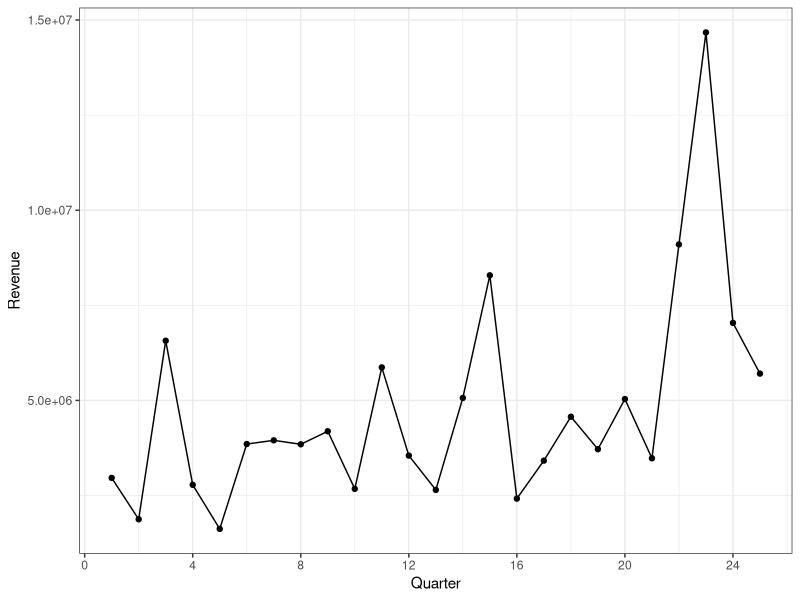
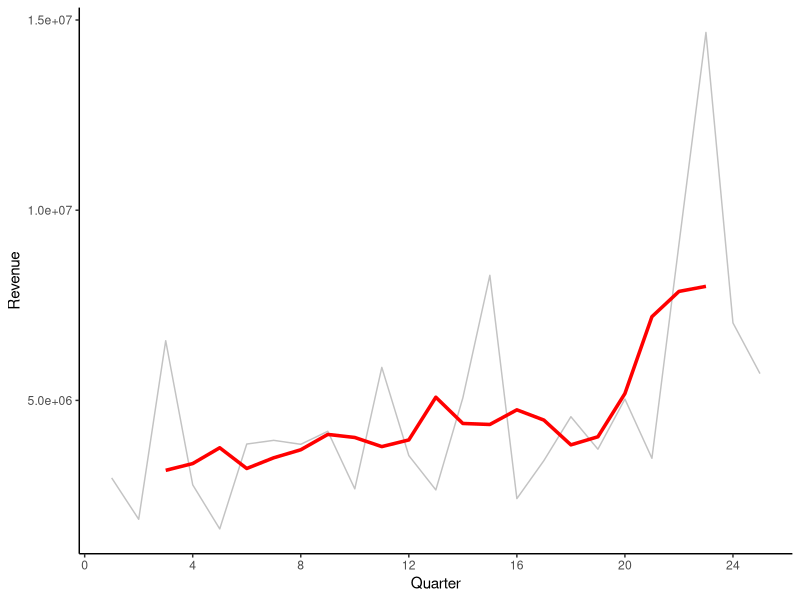
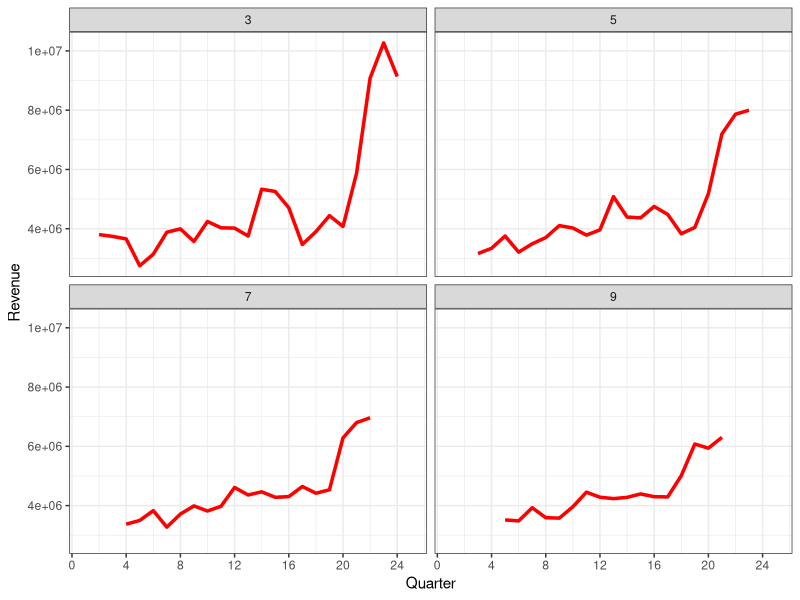
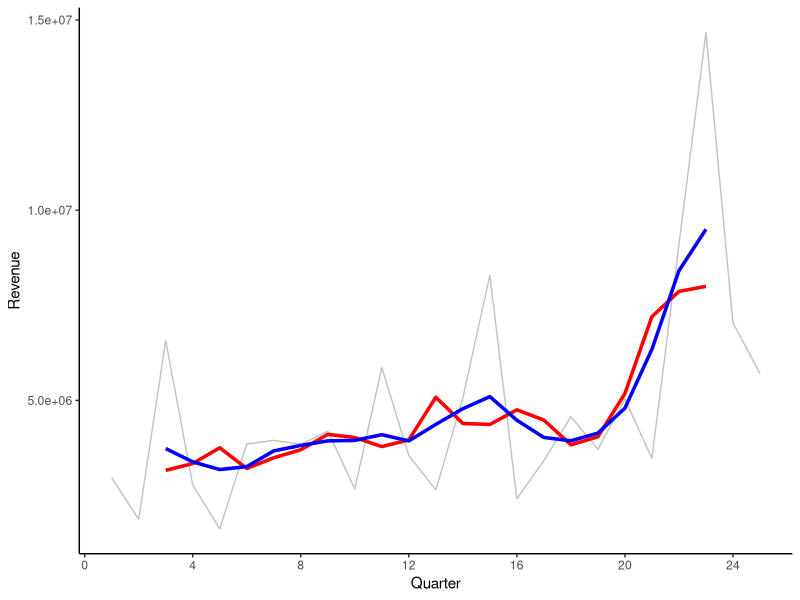
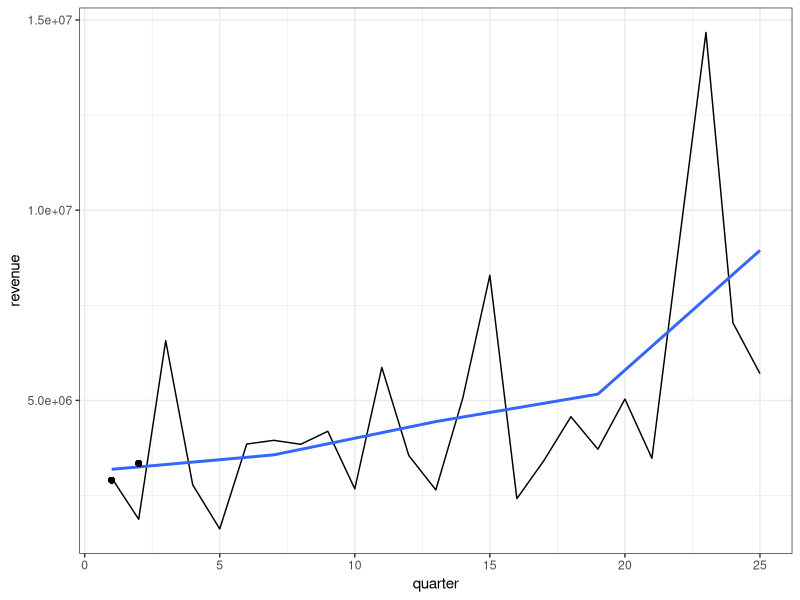

The R source for these figures, in order:
## ---- chunk 1
library(broom)
library(dplyr)
library(ggplot2)
library(knitr)
library(kableExtra)
library(readr)
library(sm)
## ---- chunk 2
# Import data
duff = read_csv("data/duff.csv")
duff
## ---- chunk 3
ggplot(data = duff, aes(x = quarter, y = revenue)) +
  geom_point() +
  geom_line() +
  theme_bw() +
  scale_x_continuous(name = "Quarter", breaks = seq(from = 0, to = 28, by = 4)) +
  ylab("Revenue")
## ---- chunk 4
# Add column of smoothed values
duff = duff %>%
  mutate(
    s = stats::filter(revenue, filter = c(1/5, 1/5, 1/5, 1/5, 1/5), side = 2)
         )

# Show data
duff
## ---- chunk 5
ggplot(data = duff, aes(x = quarter, y = revenue)) +
  geom_line(alpha = 0.7, color = "darkgray") +
  geom_line(aes(y = s), color = "red", size = 1.2) +
  theme_classic() +
  scale_x_continuous(name = "Quarter", breaks = seq(from = 0, to = 28, by = 4)) +
  ylab("Revenue")
## ---- chunk 6

d3 = duff %>% select(quarter, revenue) %>% mutate(s = as.integer(stats::filter(revenue, filter = rep(1/3, 3), side = 2)), k = 3)
d5 = duff %>% select(quarter, revenue) %>% mutate(s = as.integer(stats::filter(revenue, filter = rep(1/5, 5), side = 2)), k = 5)
d7 = duff %>% select(quarter, revenue) %>% mutate(s = as.integer(stats::filter(revenue, filter = rep(1/7, 7), side = 2)), k = 7)
d9 = duff %>% select(quarter, revenue) %>% mutate(s = as.integer(stats::filter(revenue, filter = rep(1/9, 9), side = 2)), k = 9)

d = rbind(d3, d5, d7, d9)

ggplot(data = d, aes(x = quarter, y = s)) +
  geom_line(color = "red", size = 1.2) +
  theme_bw() +
  scale_x_continuous(name = "Quarter", breaks = seq(from = 0, to = 28, by = 4)) +
  ylab("Revenue") +
  facet_wrap(~k, ncol = 2)
## ---- chunk 7
# Add column of smoothed values
duff = duff %>%
  mutate(
    s_weight = stats::filter(revenue, filter = c(1/9, 2/9, 1/3, 2/9, 1/9), side = 2)
         )

# Show data
duff
## ---- chunk 8
ggplot(data = duff, aes(x = quarter, y = revenue)) +
  geom_line(alpha = 0.7, color = "darkgray") +
  geom_line(aes(y = s), color = "red", size = 1.2) +
  geom_line(aes(y = s_weight), color = "blue", size = 1.2) +
  theme_classic() +
  scale_x_continuous(name = "Quarter", breaks = seq(from = 0, to = 28, by = 4)) +
  ylab("Revenue")
## ---- chunk 9
duff %>% select(quarter, revenue) %>% filter(row_number() <= 5)
## ---- chunk 10
duff %>% 
  select(quarter, revenue) %>% 
  filter(row_number() <= 5) %>%
  mutate(
    dist = quarter - 1
  )
## ---- chunk 11
duff %>% 
  select(quarter, revenue) %>% 
  filter(row_number() <= 5) %>%
  mutate(
    dist = quarter - 1,
    scl_dist = dist / max(dist)
  )
## ---- chunk 12
neighborhood = duff %>% 
  select(quarter, revenue) %>% 
  filter(row_number() <= 5) %>%
  mutate(
    dist = quarter - 1,
    scl_dist = dist / max(dist)
  ) %>%
  mutate(
    w = if_else(scl_dist < 1, (1 - abs(scl_dist^3)^3), 0)
  )
neighborhood
## ---- chunk 13
# Fit model
lm(revenue ~ 1 + quarter, data = neighborhood, weights = w)

# Get prediction for first observation (X=1)
2455213 + 447211 * 1
## ---- chunk 14
neighborhood = duff %>% 
  select(quarter, revenue) %>% 
  filter(row_number() <= 5) %>%
  mutate(
    dist = quarter - 2,
    scl_dist = dist / max(dist)
  ) %>%
  mutate(
    w = if_else(scl_dist < 1, (1 - abs(scl_dist^3)^3), 0)
  )
neighborhood

# Fit model
lm(revenue ~ 1 + quarter, data = neighborhood, weights = w)

# Get prediction for first observation (X=1)
fitted(lm(revenue ~ 1 + quarter, data = neighborhood, weights = w))[2]
## ---- chunk 15
ggplot(data = duff, aes(x = quarter, y = revenue)) +
  geom_line() +
  geom_smooth(se = FALSE, n = 5) +
  theme_bw() +
  geom_point(x = 1, y = 2902424) +
  geom_point(x = 2, y = 3343379)
